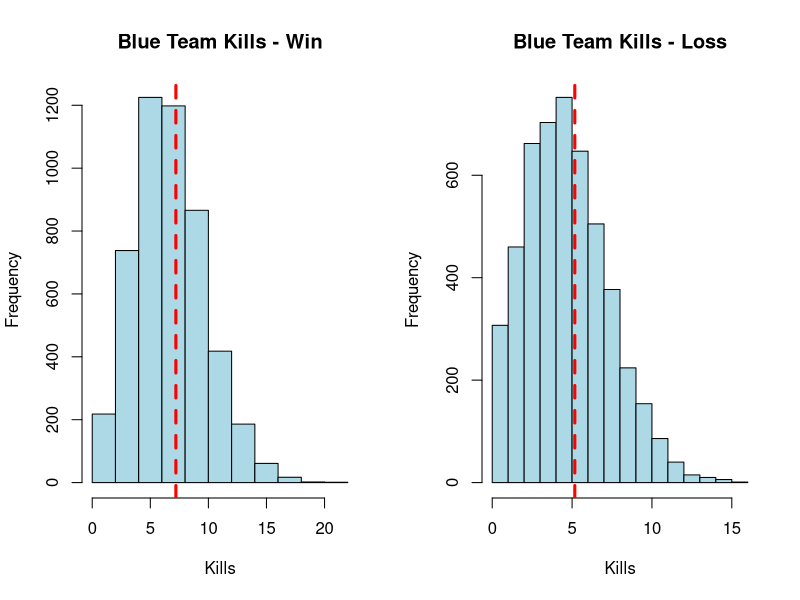
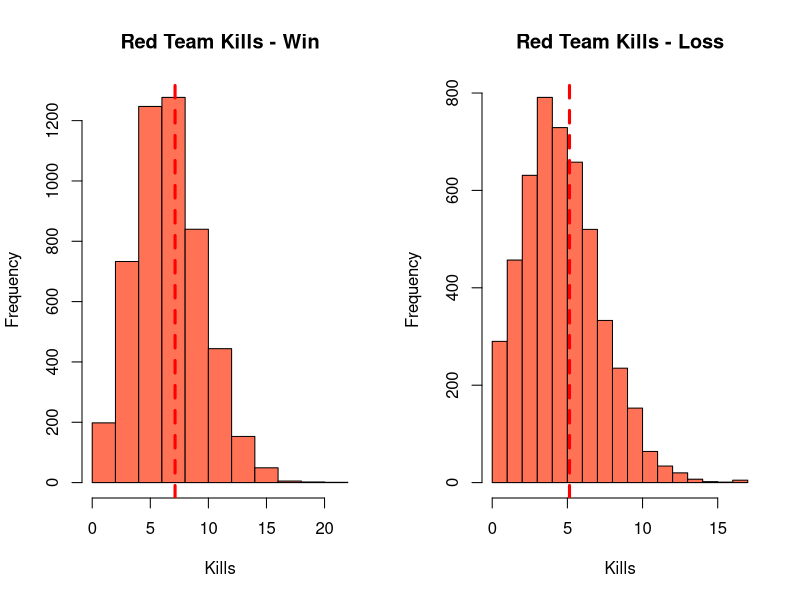
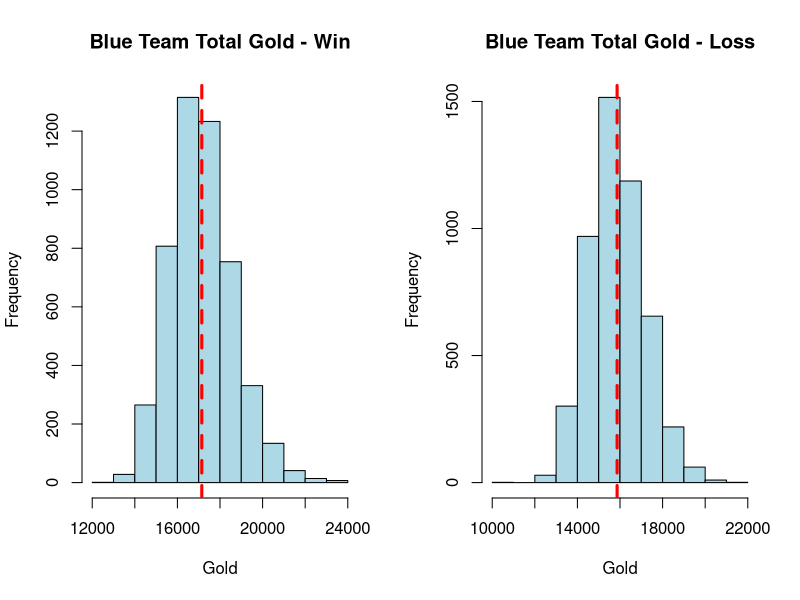
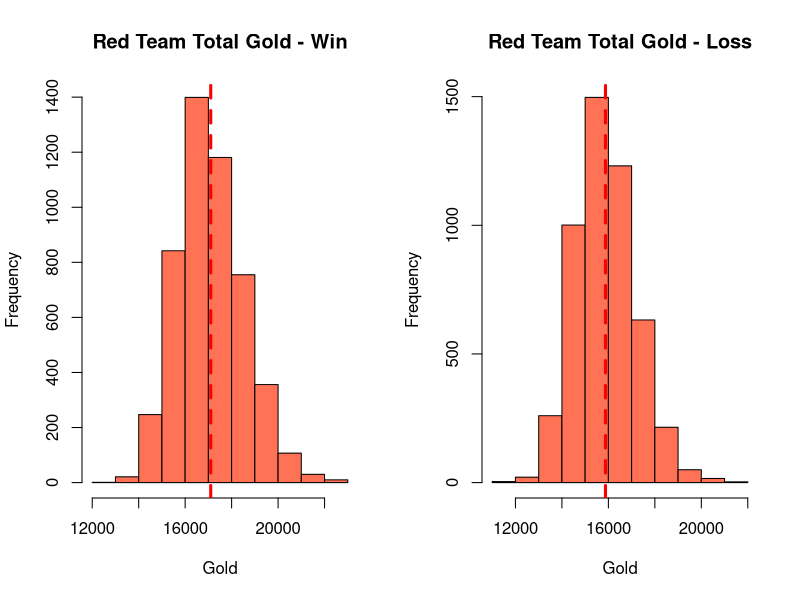
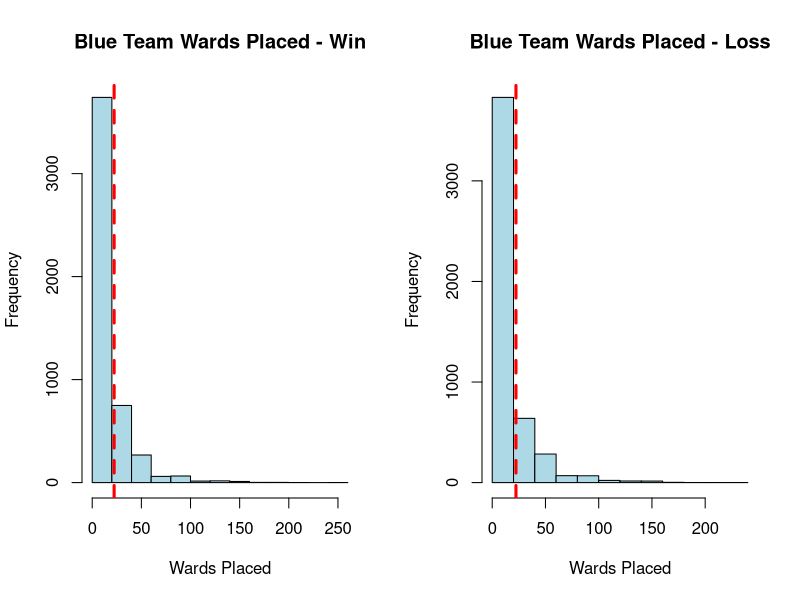
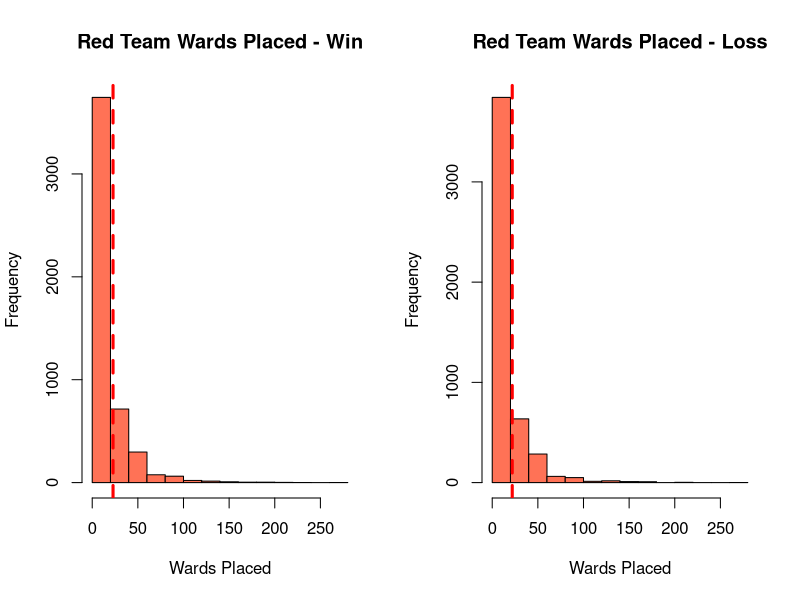
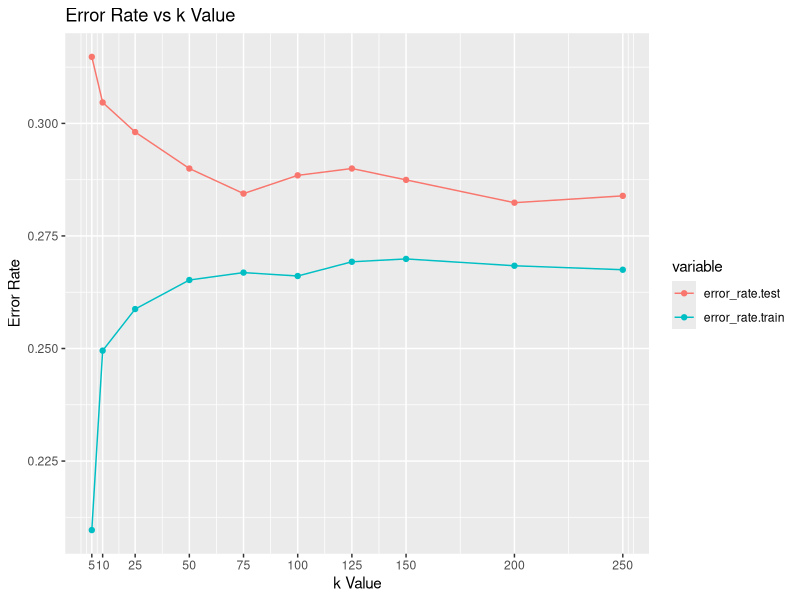
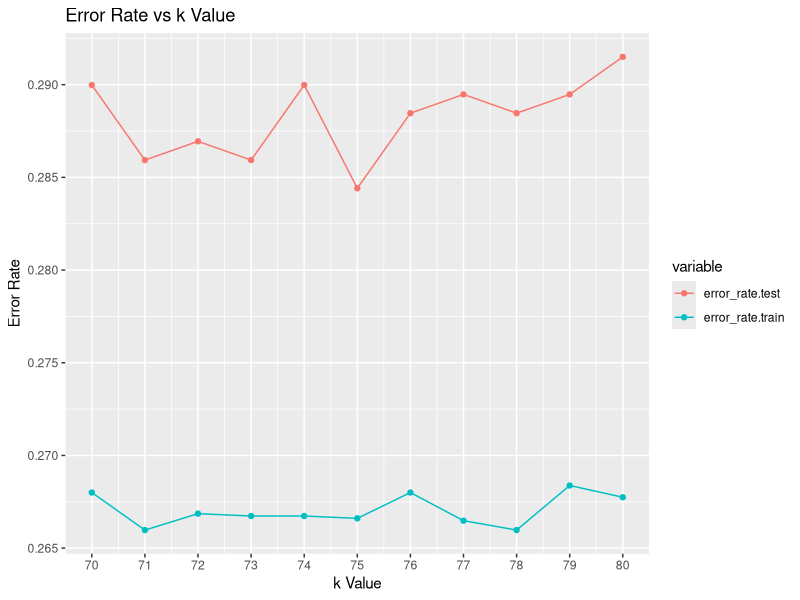

Write the R code that produced these figures, in order. (Note: this script raises an error after producing the figures.)
## ---- chunk 1
knitr::opts_chunk$set(echo = TRUE)
## ---- chunk 2
games <- read.csv("high_diamond_ranked_10min.csv")

# Check for missing data
sum(is.na(games))

# Compare the sizes of the two classes, blueWins = 0 and blueWins = 1
sum(games$blueWins)/length(games$blueWins)
nrow(games)
## ---- chunk 3
ID <- games$gameId
blueWinsVector <- games$blueWins

sgames <- as.data.frame(scale(games[, -c(1,2)]))
## ---- chunk 4
par(mfrow=c(1,2))
hist(games$blueKills[games$blueWins==1], col="lightblue", xlab = "Kills", main = "Blue Team Kills - Win")
abline(v=mean(games$blueKills[games$blueWins==1]), col="red", lty=2, lwd=3)
hist(games$blueKills[games$blueWins==0], col="lightblue", xlab = "Kills", main = "Blue Team Kills - Loss")
abline(v=mean(games$blueKills[games$blueWins==0]), col="red", lty=2, lwd=3)

t.test(games$blueKills[games$blueWins==1], games$blueKills[games$blueWins==0])
## ---- chunk 5
par(mfrow=c(1,2))
hist(games$redKills[games$blueWins==0], col="coral1", xlab = "Kills", main = "Red Team Kills - Win")
abline(v=mean(games$redKills[games$blueWins==0]), col="red", lty=2, lwd=3)
hist(games$redKills[games$blueWins==1], col="coral1", xlab = "Kills", main = "Red Team Kills - Loss")
abline(v=mean(games$redKills[games$blueWins==1]), col="red", lty=2, lwd=3)

t.test(games$redKills[games$blueWins==0], games$redKills[games$blueWins==1])
## ---- chunk 6
par(mfrow=c(1,2))
hist(games$blueTotalGold[games$blueWins==1], col="lightblue", xlab = "Gold", main = "Blue Team Total Gold - Win")
abline(v=mean(games$blueTotalGold[games$blueWins==1]), col="red", lty=2, lwd=3)
hist(games$blueTotalGold[games$blueWins==0], col="lightblue", xlab = "Gold", main = "Blue Team Total Gold - Loss")
abline(v=mean(games$blueTotalGold[games$blueWins==0]), col="red", lty=2, lwd=3)

t.test(games$blueTotalGold[games$blueWins==1], games$blueTotalGold[games$blueWins==0])
## ---- chunk 7
par(mfrow=c(1,2))
hist(games$redTotalGold[games$blueWins==0], col="coral1", xlab = "Gold", main = "Red Team Total Gold - Win")
abline(v=mean(games$redTotalGold[games$blueWins==0]), col="red", lty=2, lwd=3)
hist(games$redTotalGold[games$blueWins==1], col="coral1", xlab = "Gold", main = "Red Team Total Gold - Loss")
abline(v=mean(games$redTotalGold[games$blueWins==1]), col="red", lty=2, lwd=3)

t.test(games$redTotalGold[games$blueWins==0], games$redTotalGold[games$blueWins==1])
## ---- chunk 8
par(mfrow=c(1,2))
hist(games$blueWardsPlaced[games$blueWins==1], col="lightblue", xlab = "Wards Placed", main = "Blue Team Wards Placed - Win")
abline(v=mean(games$blueWardsPlaced[games$blueWins==1]), col="red", lty=2, lwd=3)
hist(games$blueWardsPlaced[games$blueWins==0], col="lightblue", xlab = "Wards Placed", main = "Blue Team Wards Placed - Loss")
abline(v=mean(games$blueWardsPlaced[games$blueWins==0]), col="red", lty=2, lwd=3)

t.test(games$blueWardsPlaced[games$blueWins==1], games$blueWardsPlaced[games$blueWins==0])
## ---- chunk 9
par(mfrow=c(1,2))
hist(games$redWardsPlaced[games$blueWins==0], col="coral1", xlab = "Wards Placed", main = "Red Team Wards Placed - Win")
abline(v=mean(games$redWardsPlaced[games$blueWins==0]), col="red", lty=2, lwd=3)
hist(games$redWardsPlaced[games$blueWins==1], col="coral1", xlab = "Wards Placed", main = "Red Team Wards Placed - Loss")
abline(v=mean(games$redWardsPlaced[games$blueWins==1]), col="red", lty=2, lwd=3)

t.test(games$redWardsPlaced[games$blueWins==0], games$redWardsPlaced[games$blueWins==1])

## ---- chunk 10
set.seed(100)
sgames.tr.index <- sample(1:nrow(sgames), nrow(sgames)*.8)
sgames.test.index <- setdiff(1:nrow(sgames), sgames.tr.index)

sgames.tr <- sgames[sgames.tr.index,]
sgames.test <- sgames[sgames.test.index,]

train.labels <- blueWinsVector[sgames.tr.index]
test.labels <- blueWinsVector[sgames.test.index]

sum(games[sgames.tr.index,]$blueWins)/nrow(sgames.tr)
sum(games[sgames.test.index,]$blueWins)/nrow(sgames.test)
## ---- chunk 11
library(class)

# Create a function to measure the accuracy of the model
accuracy <- function(x){sum(diag(x)/(sum(rowSums(x)))) * 100}

error_rate.test = c()
error_rate.train = c()

# loop through k values
k_values <- c(5,10,25,50,75,100,125,150,200,250)
for (i in k_values){
  knn.test <- knn(sgames.tr, sgames.test, train.labels, k=i)
  knn.train <- knn(sgames.tr, sgames.tr, train.labels, k=i)
  conf.mat.test <- table(knn.test, test.labels)
  conf.mat.train <- table(knn.train, train.labels)
  error_rate.test <- c(error_rate.test, 1 - (accuracy(conf.mat.test))/100)
  error_rate.train <- c(error_rate.train, 1 - (accuracy(conf.mat.train))/100)
}


# Plot the error rates of each k
library(ggplot2)
library(reshape2)
error_rate.k.test <- data.frame(k_values, error_rate.test)
error_rate.k.train <- data.frame(k_values, error_rate.train)
error_rate.k <- merge(error_rate.k.test, error_rate.k.train, by="k_values")
error_rate.k_melted <- reshape2::melt(error_rate.k, id.var='k_values')
p <- ggplot(error_rate.k_melted, aes(x=k_values, y=value, col=variable))+
  geom_line()+
  geom_point()+
  scale_x_continuous(breaks = k_values, labels = k_values)+
  labs(title="Error Rate vs k Value", y="Error Rate", x="k Value")

p

## ---- chunk 12
error_rate.test = c()
error_rate.train = c()

# loop through k values
k_values <- seq(70,80)
for (i in k_values){
  knn.test <- knn(sgames.tr, sgames.test, train.labels, k=i)
  knn.train <- knn(sgames.tr, sgames.tr, train.labels, k=i)
  conf.mat.test <- table(knn.test, test.labels)
  conf.mat.train <- table(knn.train, train.labels)
  error_rate.test <- c(error_rate.test, 1 - (accuracy(conf.mat.test))/100)
  error_rate.train <- c(error_rate.train, 1 - (accuracy(conf.mat.train))/100)
}


# Plot the error rates of each k
library(ggplot2)
library(reshape2)
error_rate.k.test <- data.frame(k_values, error_rate.test)
error_rate.k.train <- data.frame(k_values, error_rate.train)
error_rate.k <- merge(error_rate.k.test, error_rate.k.train, by="k_values")
error_rate.k_melted <- reshape2::melt(error_rate.k, id.var='k_values')
p <- ggplot(error_rate.k_melted, aes(x=k_values, y=value, col=variable))+
  geom_line()+
  geom_point()+
  scale_x_continuous(breaks = k_values, labels = k_values)+
  labs(title="Error Rate vs k Value", y="Error Rate", x="k Value")

p
## ---- chunk 13
# accuracy of test set
knn.test <- knn(sgames.tr, sgames.test, train.labels, k=75)
conf.mat.test <- table(knn.test, test.labels)
accuracy(conf.mat.test)

# accuracy of train set
knn.train <- knn(sgames.tr, sgames.tr, train.labels, k=75)
conf.mat.train <- table(knn.train, train.labels)
accuracy(conf.mat.train)

# Confidence interval
interval.test <- 1.96*sqrt((.7161*(1-.7161))/1976)
interval.train <- 1.96*sqrt((.7331*(1-.7331))/7903)
## ---- chunk 14
# confusion matrix
library('scales')

blueWinsTrueNeg <- percent(conf.mat.test[1,1]/sum(conf.mat.test[,1]))
blueWinsFalsePos <- percent(conf.mat.test[2,1]/sum(conf.mat.test[,1]))
blueWinsFalseNeg <- percent(conf.mat.test[1,2]/sum(conf.mat.test[,2]))
blueWinsTruePos <- percent(conf.mat.test[2,2]/sum(conf.mat.test[,2]))

row1 <- c(blueWinsTrueNeg, blueWinsFalseNeg)
row2 <- c(blueWinsFalsePos, blueWinsTruePos)
conf.matrix.percent <- rbind(row1, row2)
rownames(conf.matrix.percent) <- c("Pred: blueWins=0", "Pred: blueWins=1")
colnames(conf.matrix.percent) <- c("True: blueWins=0", "True: blueWins=1")
as.data.frame(conf.matrix.percent)

blueWinsTrueNeg <- percent(conf.mat.train[1,1]/sum(conf.mat.train[,1]))
blueWinsFalsePos <- percent(conf.mat.train[2,1]/sum(conf.mat.train[,1]))
blueWinsFalseNeg <- percent(conf.mat.train[1,2]/sum(conf.mat.train[,2]))
blueWinsTruePos <- percent(conf.mat.train[2,2]/sum(conf.mat.train[,2]))

row1 <- c(blueWinsTrueNeg, blueWinsFalseNeg)
row2 <- c(blueWinsFalsePos, blueWinsTruePos)
conf.matrix.percent <- rbind(row1, row2)
rownames(conf.matrix.percent) <- c("Pred: blueWins=0", "Pred: blueWins=1")
colnames(conf.matrix.percent) <- c("True: blueWins=0", "True: blueWins=1")
as.data.frame(conf.matrix.percent)
## ---- chunk 15
corr <- round(cor(sgames), 2)
corr[lower.tri(corr,diag=TRUE)]=NA
corr=as.data.frame(as.table(corr))
corr=na.omit(corr)
corr=corr[order(-abs(corr$Freq)),]

corr
## ---- chunk 16
features_high_corr <- corr[abs(corr$Freq) > 0.75,]

features_perf_corr <- corr[abs(corr$Freq) == 1.00,]

features <- colnames(sgames)

features_clean <- features[-c(features_high_corr$Var2)]

features_no_perf <- features[-c(features_perf_corr$Var2)]
## ---- chunk 17
error_rate.test = c()
error_rate.train = c()

# loop k values
k_values <- c(5,10,25,50,75,100,125,150,200,250)
for (i in k_values){
  knn.test <- knn(sgames.tr[features_clean], sgames.test[features_clean], train.labels, k=i)
  knn.train <- knn(sgames.tr[features_clean], sgames.tr[features_clean], train.labels, k=i)
  conf.mat.test <- table(knn.test, test.labels)
  conf.mat.train <- table(knn.train, train.labels)
  error_rate.test <- c(error_rate.test, 1 - (accuracy(conf.mat.test))/100)
  error_rate.train <- c(error_rate.train, 1 - (accuracy(conf.mat.train))/100)
}


# Plot the error rates of each k
library(ggplot2)
library(reshape2)
error_rate.k.test <- data.frame(k_values, error_rate.test)
error_rate.k.train <- data.frame(k_values, error_rate.train)
error_rate.k <- merge(error_rate.k.test, error_rate.k.train, by="k_values")
error_rate.k_melted <- reshape2::melt(error_rate.k, id.var='k_values')
p <- ggplot(error_rate.k_melted, aes(x=k_values, y=value, col=variable))+
  geom_line()+
  geom_point()+
  scale_x_continuous(breaks = k_values, labels = k_values)+
  labs(title="Error Rate vs k Value", y="Error Rate", x="k Value")

p

## ---- chunk 18
error_rate.test = c()
error_rate.train = c()

# further loop k values
k_values <- seq(147,153)
for (i in k_values){
  knn.test <- knn(sgames.tr[features_clean], sgames.test[features_clean], train.labels, k=i)
  knn.train <- knn(sgames.tr[features_clean], sgames.tr[features_clean], train.labels, k=i)
  conf.mat.test <- table(knn.test, test.labels)
  conf.mat.train <- table(knn.train, train.labels)
  error_rate.test <- c(error_rate.test, 1 - (accuracy(conf.mat.test))/100)
  error_rate.train <- c(error_rate.train, 1 - (accuracy(conf.mat.train))/100)
}


# Plot the error rates of each k
library(ggplot2)
library(reshape2)
error_rate.k.test <- data.frame(k_values, error_rate.test)
error_rate.k.train <- data.frame(k_values, error_rate.train)
error_rate.k <- merge(error_rate.k.test, error_rate.k.train, by="k_values")
error_rate.k_melted <- reshape2::melt(error_rate.k, id.var='k_values')
p <- ggplot(error_rate.k_melted, aes(x=k_values, y=value, col=variable))+
  geom_line()+
  geom_point()+
  scale_x_continuous(breaks = k_values, labels = k_values)+
  labs(title="Error Rate vs k Value", y="Error Rate", x="k Value")

p
## ---- chunk 19
# test set accuracy
knn.test <- knn(sgames.tr[features_clean], sgames.test[features_clean], train.labels, 150)
conf.mat.test <- table(knn.test, test.labels)
accuracy(conf.mat.test)

# train set accuracy
knn.train <- knn(sgames.tr[features_clean], sgames.tr[features_clean], train.labels, k=150)
conf.mat.train <- table(knn.train, train.labels)
accuracy(conf.mat.train)

# get confidence interval radius
interval.test <- 1.96*sqrt((.7014*(1-.7014))/1976)
interval.train <- 1.96*sqrt((.7188*(1-.7188))/7903)


## ---- chunk 20
# confusion matrix
blueWinsTrueNeg <- percent(conf.mat.test[1,1]/sum(conf.mat.test[,1]))
blueWinsFalsePos <- percent(conf.mat.test[2,1]/sum(conf.mat.test[,1]))
blueWinsFalseNeg <- percent(conf.mat.test[1,2]/sum(conf.mat.test[,2]))
blueWinsTruePos <- percent(conf.mat.test[2,2]/sum(conf.mat.test[,2]))

row1 <- c(blueWinsTrueNeg, blueWinsFalseNeg)
row2 <- c(blueWinsFalsePos, blueWinsTruePos)
conf.matrix.percent <- rbind(row1, row2)
rownames(conf.matrix.percent) <- c("Pred: blueWins=0", "Pred: blueWins=1")
colnames(conf.matrix.percent) <- c("True: blueWins=0", "True: blueWins=1")
as.data.frame(conf.matrix.percent)

blueWinsTrueNeg <- percent(conf.mat.train[1,1]/sum(conf.mat.train[,1]))
blueWinsFalsePos <- percent(conf.mat.train[2,1]/sum(conf.mat.train[,1]))
blueWinsFalseNeg <- percent(conf.mat.train[1,2]/sum(conf.mat.train[,2]))
blueWinsTruePos <- percent(conf.mat.train[2,2]/sum(conf.mat.train[,2]))

row1 <- c(blueWinsTrueNeg, blueWinsFalseNeg)
row2 <- c(blueWinsFalsePos, blueWinsTruePos)
conf.matrix.percent <- rbind(row1, row2)
rownames(conf.matrix.percent) <- c("Pred: blueWins=0", "Pred: blueWins=1")
colnames(conf.matrix.percent) <- c("True: blueWins=0", "True: blueWins=1")
as.data.frame(conf.matrix.percent)
## ---- chunk 21
error_rate.test = c()
error_rate.train = c()

# loop through k values
k_values <- c(5,10,25,50,75,100,125,150,200,250)
for (i in k_values){
  knn.test <- knn(sgames.tr[features_no_perf], sgames.test[features_no_perf], train.labels, k=i)
  knn.train <- knn(sgames.tr[features_no_perf], sgames.tr[features_no_perf], train.labels, k=i)
  conf.mat.test <- table(knn.test, test.labels)
  conf.mat.train <- table(knn.train, train.labels)
  error_rate.test <- c(error_rate.test, 1 - (accuracy(conf.mat.test))/100)
  error_rate.train <- c(error_rate.train, 1 - (accuracy(conf.mat.train))/100)
}


# Plot the error rates of each k
library(ggplot2)
library(reshape2)
error_rate.k.test <- data.frame(k_values, error_rate.test)
error_rate.k.train <- data.frame(k_values, error_rate.train)
error_rate.k <- merge(error_rate.k.test, error_rate.k.train, by="k_values")
error_rate.k_melted <- reshape2::melt(error_rate.k, id.var='k_values')
p <- ggplot(error_rate.k_melted, aes(x=k_values, y=value, col=variable))+
  geom_line()+
  geom_point()+
  scale_x_continuous(breaks = k_values, labels = k_values)+
  labs(title="Error Rate vs k Value", y="Error Rate", x="k Value")

p

## ---- chunk 22
error_rate.test = c()
error_rate.train = c()

# further loop through k values
k_values <- seq(20,30)
for (i in k_values){
  knn.test <- knn(sgames.tr[features_no_perf], sgames.test[features_no_perf], train.labels, k=i)
  knn.train <- knn(sgames.tr[features_no_perf], sgames.tr[features_no_perf], train.labels, k=i)
  conf.mat.test <- table(knn.test, test.labels)
  conf.mat.train <- table(knn.train, train.labels)
  error_rate.test <- c(error_rate.test, 1 - (accuracy(conf.mat.test))/100)
  error_rate.train <- c(error_rate.train, 1 - (accuracy(conf.mat.train))/100)
}


# Plot the error rates of each k
library(ggplot2)
library(reshape2)
error_rate.k.test <- data.frame(k_values, error_rate.test)
error_rate.k.train <- data.frame(k_values, error_rate.train)
error_rate.k <- merge(error_rate.k.test, error_rate.k.train, by="k_values")
error_rate.k_melted <- reshape2::melt(error_rate.k, id.var='k_values')
p <- ggplot(error_rate.k_melted, aes(x=k_values, y=value, col=variable))+
  geom_line()+
  geom_point()+
  scale_x_continuous(breaks = k_values, labels = k_values)+
  labs(title="Error Rate vs k Value", y="Error Rate", x="k Value")

p
## ---- chunk 23
# test set accuracy
knn.test <- knn(sgames.tr[features_no_perf], sgames.test[features_no_perf], train.labels, k=25)
conf.mat.test <- table(knn.test, test.labels)
accuracy(conf.mat.test)

# train set accuracy
knn.train <- knn(sgames.tr[features_no_perf], sgames.tr[features_no_perf], train.labels, k=25)
conf.mat.train <- table(knn.train, train.labels)
accuracy(conf.mat.train)

# confidence interval
interval.test <- 1.96*sqrt((.7186*(1-.7186))/1976)
interval.train <- 1.96*sqrt((.7383*(1-.7383))/7903)

# confusion matrix
blueWinsTrueNeg <- percent(conf.mat.test[1,1]/sum(conf.mat.test[,1]))
blueWinsFalsePos <- percent(conf.mat.test[2,1]/sum(conf.mat.test[,1]))
blueWinsFalseNeg <- percent(conf.mat.test[1,2]/sum(conf.mat.test[,2]))
blueWinsTruePos <- percent(conf.mat.test[2,2]/sum(conf.mat.test[,2]))


row1 <- c(blueWinsTrueNeg, blueWinsFalseNeg)
row2 <- c(blueWinsFalsePos, blueWinsTruePos)
conf.matrix.percent <- rbind(row1, row2)
rownames(conf.matrix.percent) <- c("Pred: blueWins=0", "Pred: blueWins=1")
colnames(conf.matrix.percent) <- c("True: blueWins=0", "True: blueWins=1")
as.data.frame(conf.matrix.percent)

blueWinsTrueNeg <- percent(conf.mat.train[1,1]/sum(conf.mat.train[,1]))
blueWinsFalsePos <- percent(conf.mat.train[2,1]/sum(conf.mat.train[,1]))
blueWinsFalseNeg <- percent(conf.mat.train[1,2]/sum(conf.mat.train[,2]))
blueWinsTruePos <- percent(conf.mat.train[2,2]/sum(conf.mat.train[,2]))

row1 <- c(blueWinsTrueNeg, blueWinsFalseNeg)
row2 <- c(blueWinsFalsePos, blueWinsTruePos)
conf.matrix.percent <- rbind(row1, row2)
rownames(conf.matrix.percent) <- c("Pred: blueWins=0", "Pred: blueWins=1")
colnames(conf.matrix.percent) <- c("True: blueWins=0", "True: blueWins=1")
as.data.frame(conf.matrix.percent)
## ---- chunk 24
# PCA 
sgames.cov <- cov(sgames[features_no_perf])
sgames.eigen <- eigen(sgames.cov)
phi <- sgames.eigen$vectors[,]
phi <- -phi

# Variance explained
PVE <- sgames.eigen$values/sum(sgames.eigen$values)

for (i in 1:length(features_no_perf)){
  assign(paste("PC", i, sep = ""), as.matrix(sgames[features_no_perf]) %*% phi[,i])
}

# PC <- data.frame(PC1, PC2, PC3, PC4, PC5, PC6, PC7, PC8, PC9, PC10, PC11, PC12, PC13, PC14, PC15, PC16, PC17, PC18, PC19, PC20, PC21, PC22, PC23, PC24, PC25, PC26, PC27, PC28, PC29, PC30, PC31, PC32, PC33, PC34, PC35, PC36, PC37, PC38)
PC <- data.frame(PC1, PC2, PC3, PC4, PC5, PC6, PC7, PC8, PC9, PC10, PC11, PC12, PC13, PC14, PC15, PC16, PC17, PC18, PC19, PC20, PC21, PC22, PC23, PC24, PC25, PC26, PC27, PC28, PC29)
## ---- chunk 25
it = 0
PVE.sum <- c()
for (i in 1:length(PVE)){
  PVE.sum <- sum(PVE[1:i])
  it = it + 1
  if (PVE.sum > .95){
    break
  }
}

# Cumulative PVE plot
cumPVE <- qplot(c(1:29), cumsum(PVE)) +
  geom_line() +
  xlab("Principal Component") +
  ylab(NULL) +
  ggtitle("Cumulative PVE Plot") +
  ylim(0,1)

plot.new()
cumPVE
abline(h=.95, col="red")
## ---- chunk 26
error_rate.test = c()
error_rate.train = c()

# loop through k values
k_values <- c(5,10,25,50,75,100,125,150,200,250)
for (i in k_values){
  knn.test <- knn(PC[sgames.tr.index,1:17], PC[sgames.test.index,1:17], train.labels, k=i)
  knn.train <- knn(PC[sgames.tr.index,1:17], PC[sgames.tr.index,1:17], train.labels, k=i)
  conf.mat.test <- table(knn.test, test.labels)
  conf.mat.train <- table(knn.train, train.labels)
  error_rate.test <- c(error_rate.test, 1 - (accuracy(conf.mat.test))/100)
  error_rate.train <- c(error_rate.train, 1 - (accuracy(conf.mat.train))/100)
}


# Plot the error rates of each k
library(ggplot2)
library(reshape2)
error_rate.k.test <- data.frame(k_values, error_rate.test)
error_rate.k.train <- data.frame(k_values, error_rate.train)
error_rate.k <- merge(error_rate.k.test, error_rate.k.train, by="k_values")
error_rate.k_melted <- reshape2::melt(error_rate.k, id.var='k_values')
p <- ggplot(error_rate.k_melted, aes(x=k_values, y=value, col=variable))+
  geom_line()+
  geom_point()+
  scale_x_continuous(breaks = k_values, labels = k_values)+
  labs(title="Error Rate vs k Value", y="Error Rate", x="k Value")

p
## ---- chunk 27
error_rate.test = c()
error_rate.train = c()

# further loop through k values
k_values <- seq(95,105)
for (i in k_values){
  knn.test <- knn(PC[sgames.tr.index,1:17], PC[sgames.test.index,1:17], train.labels, k=i)
  knn.train <- knn(PC[sgames.tr.index,1:17], PC[sgames.tr.index,1:17], train.labels, k=i)
  conf.mat.test <- table(knn.test, test.labels)
  conf.mat.train <- table(knn.train, train.labels)
  error_rate.test <- c(error_rate.test, 1 - (accuracy(conf.mat.test))/100)
  error_rate.train <- c(error_rate.train, 1 - (accuracy(conf.mat.train))/100)
}


# Plot the error rates of each k
library(ggplot2)
library(reshape2)
error_rate.k.test <- data.frame(k_values, error_rate.test)
error_rate.k.train <- data.frame(k_values, error_rate.train)
error_rate.k <- merge(error_rate.k.test, error_rate.k.train, by="k_values")
error_rate.k_melted <- reshape2::melt(error_rate.k, id.var='k_values')
p <- ggplot(error_rate.k_melted, aes(x=k_values, y=value, col=variable))+
  geom_line()+
  geom_point()+
  scale_x_continuous(breaks = k_values, labels = k_values)+
  labs(title="Error Rate vs k Value", y="Error Rate", x="k Value")

p
## ---- chunk 28
# test accuracy
knn.test <- knn(PC[sgames.tr.index,1:17], PC[sgames.test.index,1:17], train.labels, k=98)
conf.mat.test <- table(knn.test, test.labels)
accuracy(conf.mat.test)

# train accuracy
knn.train <- knn(PC[sgames.tr.index,1:17], PC[sgames.tr.index,1:17], train.labels, k=98)
conf.mat.train <- table(knn.train, train.labels)
accuracy(conf.mat.train)

# confidence interval radius
interval.test <- 1.96*sqrt((.7181*(1-.7181))/1976)
interval.train <- 1.96*sqrt((.7307*(1-.7307))/7903)

# confusion matrix
blueWinsTrueNeg <- percent(conf.mat.test[1,1]/sum(conf.mat.test[,1]))
blueWinsFalsePos <- percent(conf.mat.test[2,1]/sum(conf.mat.test[,1]))
blueWinsFalseNeg <- percent(conf.mat.test[1,2]/sum(conf.mat.test[,2]))
blueWinsTruePos <- percent(conf.mat.test[2,2]/sum(conf.mat.test[,2]))


row1 <- c(blueWinsTrueNeg, blueWinsFalseNeg)
row2 <- c(blueWinsFalsePos, blueWinsTruePos)
conf.matrix.percent <- rbind(row1, row2)
rownames(conf.matrix.percent) <- c("Pred: blueWins=0", "Pred: blueWins=1")
colnames(conf.matrix.percent) <- c("True: blueWins=0", "True: blueWins=1")
as.data.frame(conf.matrix.percent)

blueWinsTrueNeg <- percent(conf.mat.train[1,1]/sum(conf.mat.train[,1]))
blueWinsFalsePos <- percent(conf.mat.train[2,1]/sum(conf.mat.train[,1]))
blueWinsFalseNeg <- percent(conf.mat.train[1,2]/sum(conf.mat.train[,2]))
blueWinsTruePos <- percent(conf.mat.train[2,2]/sum(conf.mat.train[,2]))

row1 <- c(blueWinsTrueNeg, blueWinsFalseNeg)
row2 <- c(blueWinsFalsePos, blueWinsTruePos)
conf.matrix.percent <- rbind(row1, row2)
rownames(conf.matrix.percent) <- c("Pred: blueWins=0", "Pred: blueWins=1")
colnames(conf.matrix.percent) <- c("True: blueWins=0", "True: blueWins=1")
as.data.frame(conf.matrix.percent)
## ---- chunk 29
library(ggfortify)

pca_res <- prcomp(sgames[features_no_perf])

autoplot(pca_res, data = games, colour = 'blueWins')
